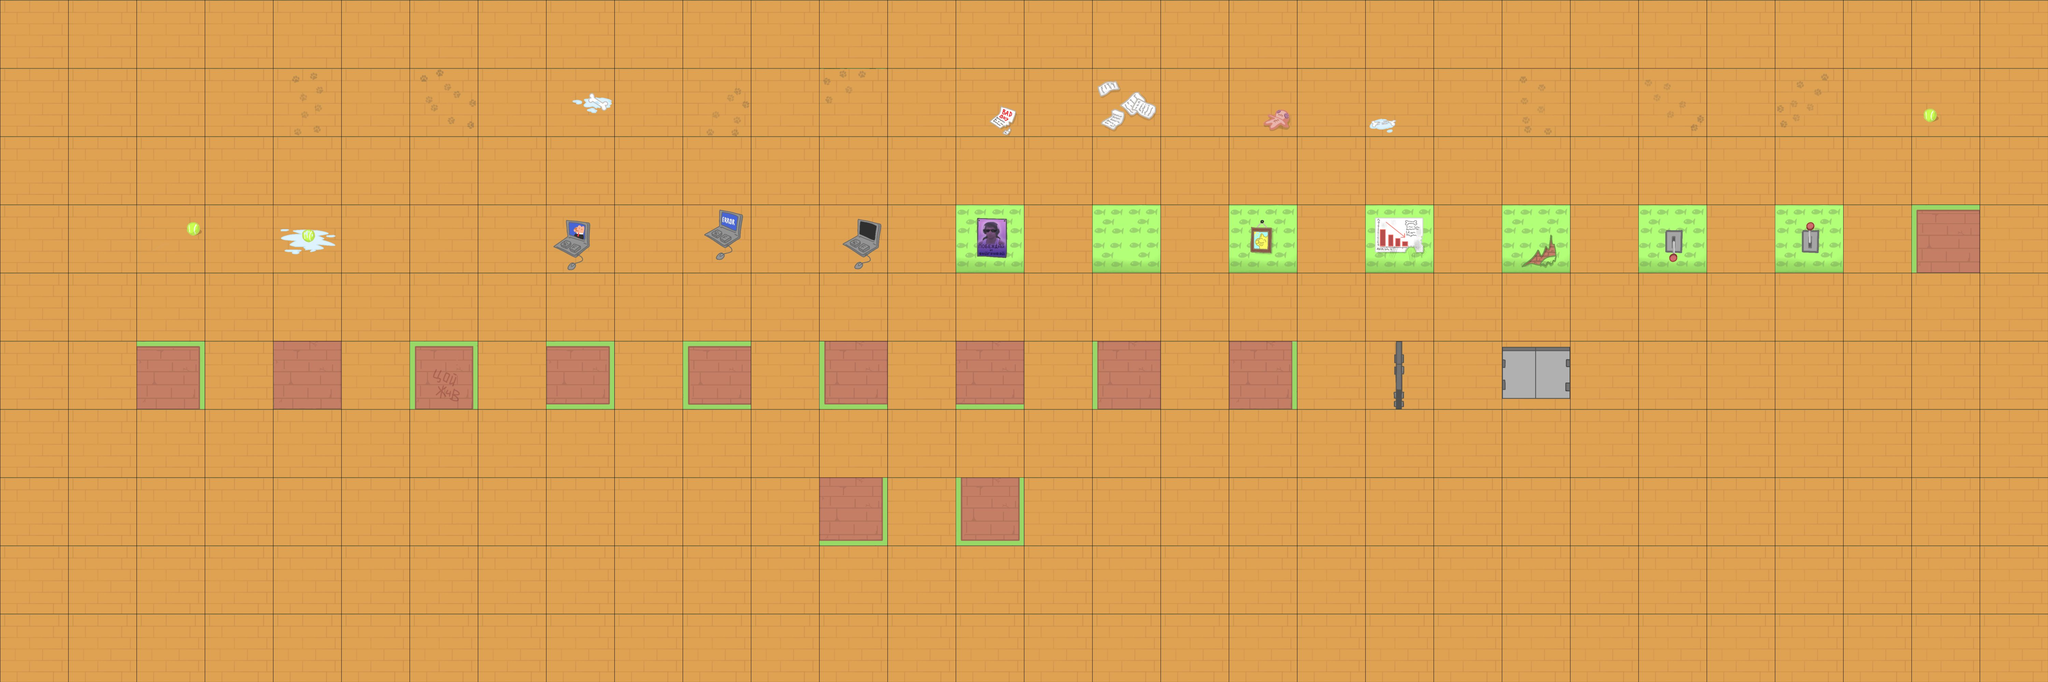

Below is a game level as drawn by its tile map, then a one-line description and the .tmx file that defines it, in full:
An orthogonal 30x10 tile map with 256x256 px tiles, 6 tile layers (Floor, Wall, WallUp, WallDown, ...).

<map version="1.10" tiledversion="1.11.2" orientation="orthogonal" renderorder="right-down" width="30" height="10" tilewidth="256" tileheight="256" infinite="0" nextlayerid="7" nextobjectid="1">
 <tileset firstgid="1" name="gcfhjbkl" tilewidth="256" tileheight="256" tilecount="64" columns="8">
  <image source="dogworldtileset.png" width="2048" height="2048" />
 </tileset>
 <layer id="1" name="Floor" width="30" height="10">
  <data encoding="csv">
17,17,17,17,17,17,17,17,17,17,17,17,17,17,17,17,17,17,17,17,17,17,17,17,17,17,17,17,17,17,
17,17,17,17,18,17,19,17,20,17,21,17,22,17,23,17,24,17,25,17,26,17,27,17,28,17,29,17,30,17,
17,17,17,17,17,17,17,17,17,17,17,17,17,17,17,17,17,17,17,17,17,17,17,17,17,17,17,17,17,17,
17,17,31,17,32,17,33,17,34,17,35,17,36,17,0,17,0,17,0,17,0,17,0,17,0,17,0,17,0,17,
17,17,17,17,17,17,17,17,17,17,17,17,17,17,17,17,17,17,17,17,17,17,17,17,17,17,17,17,17,17,
17,17,0,17,0,17,0,17,0,17,0,17,0,17,0,17,0,17,0,17,0,17,0,17,17,17,17,17,17,17,
17,17,17,17,17,17,17,17,17,17,17,17,17,17,17,17,17,17,17,17,17,17,17,17,17,17,17,17,17,17,
17,17,17,17,17,17,17,17,17,17,17,17,17,17,17,17,17,17,17,17,17,17,17,17,17,17,17,17,17,17,
17,17,17,17,17,17,17,17,17,17,17,17,17,17,17,17,17,17,17,17,17,17,17,17,17,17,17,17,17,17,
17,17,17,17,17,17,17,17,17,17,17,17,17,17,17,17,17,17,17,17,17,17,17,17,17,17,17,17,17,17
</data>
 </layer>
 <layer id="2" name="Wall" width="30" height="10">
  <data encoding="csv">
0,0,0,0,0,0,0,0,0,0,0,0,0,0,0,0,0,0,0,0,0,0,0,0,0,0,0,0,0,0,
0,0,0,0,0,0,0,0,0,0,0,0,0,0,0,0,0,0,0,0,0,0,0,0,0,0,0,0,0,0,
0,0,0,0,0,0,0,0,0,0,0,0,0,0,0,0,0,0,0,0,0,0,0,0,0,0,0,0,0,0,
0,0,0,0,0,0,0,0,0,0,0,0,0,0,0,0,0,0,0,0,0,0,0,0,0,0,0,0,0,0,
0,0,0,0,0,0,0,0,0,0,0,0,0,0,0,0,0,0,0,0,0,0,0,0,0,0,0,0,0,0,
0,0,0,0,0,0,0,0,0,0,0,0,2,0,3,0,4,0,5,0,15,0,0,0,0,0,0,0,0,0,
0,0,0,0,0,0,0,0,0,0,0,0,0,0,0,0,0,0,0,0,0,0,0,0,0,0,0,0,0,0,
0,0,0,0,0,0,0,0,0,0,0,0,15,0,46,0,0,0,0,0,0,0,0,0,0,0,0,0,0,0,
0,0,0,0,0,0,0,0,0,0,0,0,0,0,0,0,0,0,0,0,0,0,0,0,0,0,0,0,0,0,
0,0,0,0,0,0,0,0,0,0,0,0,0,0,0,0,0,0,0,0,0,0,0,0,0,0,0,0,0,0
</data>
 </layer>
 <layer id="3" name="WallUp" width="30" height="10">
  <data encoding="csv">
0,0,0,0,0,0,0,0,0,0,0,0,0,0,0,0,0,0,0,0,0,0,0,0,0,0,0,0,0,0,
0,0,0,0,0,0,0,0,0,0,0,0,0,0,0,0,0,0,0,0,0,0,0,0,0,0,0,0,0,0,
0,0,0,0,0,0,0,0,0,0,0,0,0,0,0,0,0,0,0,0,0,0,0,0,0,0,0,0,0,0,
0,0,0,0,0,0,0,0,0,0,0,0,0,0,9,0,10,0,11,0,12,0,13,0,16,0,40,0,0,0,
0,0,0,0,0,0,0,0,0,0,0,0,0,0,0,0,0,0,0,0,0,0,0,0,0,0,0,0,0,0,
0,0,0,0,0,0,0,0,0,0,0,0,0,0,0,0,0,0,0,0,0,0,0,0,0,0,0,0,0,0,
0,0,0,0,0,0,0,0,0,0,0,0,0,0,0,0,0,0,0,0,0,0,0,0,0,0,0,0,0,0,
0,0,0,0,0,0,0,0,0,0,0,0,0,0,0,0,0,0,0,0,0,0,0,0,0,0,0,0,0,0,
0,0,0,0,0,0,0,0,0,0,0,0,0,0,0,0,0,0,0,0,0,0,0,0,0,0,0,0,0,0,
0,0,0,0,0,0,0,0,0,0,0,0,0,0,0,0,0,0,0,0,0,0,0,0,0,0,0,0,0,0
</data>
 </layer>
 <layer id="4" name="WallDown" width="30" height="10">
  <data encoding="csv">
0,0,0,0,0,0,0,0,0,0,0,0,0,0,0,0,0,0,0,0,0,0,0,0,0,0,0,0,0,0,
0,0,0,0,0,0,0,0,0,0,0,0,0,0,0,0,0,0,0,0,0,0,0,0,0,0,0,0,0,0,
0,0,0,0,0,0,0,0,0,0,0,0,0,0,0,0,0,0,0,0,0,0,0,0,0,0,0,0,0,0,
0,0,0,0,0,0,0,0,0,0,0,0,0,0,0,0,0,0,0,0,0,0,0,0,0,0,0,0,6,0,
0,0,0,0,0,0,0,0,0,0,0,0,0,0,0,0,0,0,0,0,0,0,0,0,0,0,0,0,0,0,
0,0,7,0,8,0,37,0,38,0,45,0,0,0,0,0,0,0,0,0,0,0,0,0,0,0,0,0,0,0,
0,0,0,0,0,0,0,0,0,0,0,0,0,0,0,0,0,0,0,0,0,0,0,0,0,0,0,0,0,0,
0,0,0,0,0,0,0,0,0,0,0,0,0,0,0,0,0,0,0,0,0,0,0,0,0,0,0,0,0,0,
0,0,0,0,0,0,0,0,0,0,0,0,0,0,0,0,0,0,0,0,0,0,0,0,0,0,0,0,0,0,
0,0,0,0,0,0,0,0,0,0,0,0,0,0,0,0,0,0,0,0,0,0,0,0,0,0,0,0,0,0
</data>
 </layer>
 <layer id="5" name="DoorRight" width="30" height="10">
  <data encoding="csv">
0,0,0,0,0,0,0,0,0,0,0,0,0,0,0,0,0,0,0,0,0,0,0,0,0,0,0,0,0,0,
0,0,0,0,0,0,0,0,0,0,0,0,0,0,0,0,0,0,0,0,0,0,0,0,0,0,0,0,0,0,
0,0,0,0,0,0,0,0,0,0,0,0,0,0,0,0,0,0,0,0,0,0,0,0,0,0,0,0,0,0,
0,0,0,0,0,0,0,0,0,0,0,0,0,0,0,0,0,0,0,0,0,0,0,0,0,0,0,0,0,0,
0,0,0,0,0,0,0,0,0,0,0,0,0,0,0,0,0,0,0,0,0,0,0,0,0,0,0,0,0,0,
0,0,0,0,0,0,0,0,0,0,0,0,0,0,0,0,0,0,0,0,44,0,0,0,0,0,0,0,0,0,
0,0,0,0,0,0,0,0,0,0,0,0,0,0,0,0,0,0,0,0,0,0,0,0,0,0,0,0,0,0,
0,0,0,0,0,0,0,0,0,0,0,0,0,0,0,0,0,0,0,0,0,0,0,0,0,0,0,0,0,0,
0,0,0,0,0,0,0,0,0,0,0,0,0,0,0,0,0,0,0,0,0,0,0,0,0,0,0,0,0,0,
0,0,0,0,0,0,0,0,0,0,0,0,0,0,0,0,0,0,0,0,0,0,0,0,0,0,0,0,0,0
</data>
 </layer>
 <layer id="6" name="DoorLeft" width="30" height="10">
  <data encoding="csv">
0,0,0,0,0,0,0,0,0,0,0,0,0,0,0,0,0,0,0,0,0,0,0,0,0,0,0,0,0,0,
0,0,0,0,0,0,0,0,0,0,0,0,0,0,0,0,0,0,0,0,0,0,0,0,0,0,0,0,0,0,
0,0,0,0,0,0,0,0,0,0,0,0,0,0,0,0,0,0,0,0,0,0,0,0,0,0,0,0,0,0,
0,0,0,0,0,0,0,0,0,0,0,0,0,0,0,0,0,0,0,0,0,0,0,0,0,0,0,0,0,0,
0,0,0,0,0,0,0,0,0,0,0,0,0,0,0,0,0,0,0,0,0,0,0,0,0,0,0,0,0,0,
0,0,0,0,0,0,0,0,0,0,0,0,0,0,0,0,0,0,0,0,0,0,43,0,0,0,0,0,0,0,
0,0,0,0,0,0,0,0,0,0,0,0,0,0,0,0,0,0,0,0,0,0,0,0,0,0,0,0,0,0,
0,0,0,0,0,0,0,0,0,0,0,0,0,0,0,0,0,0,0,0,0,0,0,0,0,0,0,0,0,0,
0,0,0,0,0,0,0,0,0,0,0,0,0,0,0,0,0,0,0,0,0,0,0,0,0,0,0,0,0,0,
0,0,0,0,0,0,0,0,0,0,0,0,0,0,0,0,0,0,0,0,0,0,0,0,0,0,0,0,0,0
</data>
 </layer>
</map>
